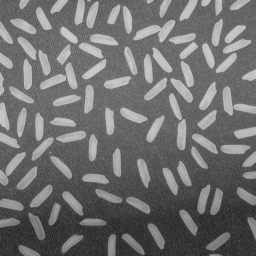
%> input picture ch05/rice.png, 256 x 256 px
$ octave conv2_m.m   (GNU Octave 9; MATLAB toolbox functions it lacks are replaced by stand-ins)
%> lines starting %> are read from the running program, lines starting %| are printed output that depends on the picture
close all;
clear all;
clc;
l = imread('rice.png');
%> l is the input picture: size 256x256 uint8; min 40, max 204, mean 111.2
l = im2double(l);
%> l: size 256x256 double
J = imnoise(l, 'gaussian', 0, 0.01);
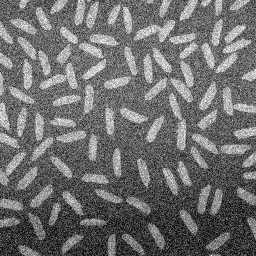
%> J: size 256x256 double; min 0, max 1, mean 0.436
h = ones(3, 3) / 9;
k = conv2(J, h);
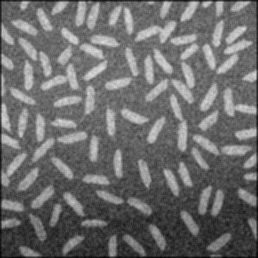
%> k: size 258x258 double; min 0.017, max 0.871, mean 0.429
figure;
subplot(131);imshow(l);
subplot(132);imshow(J);
subplot(133);imshow(k);
